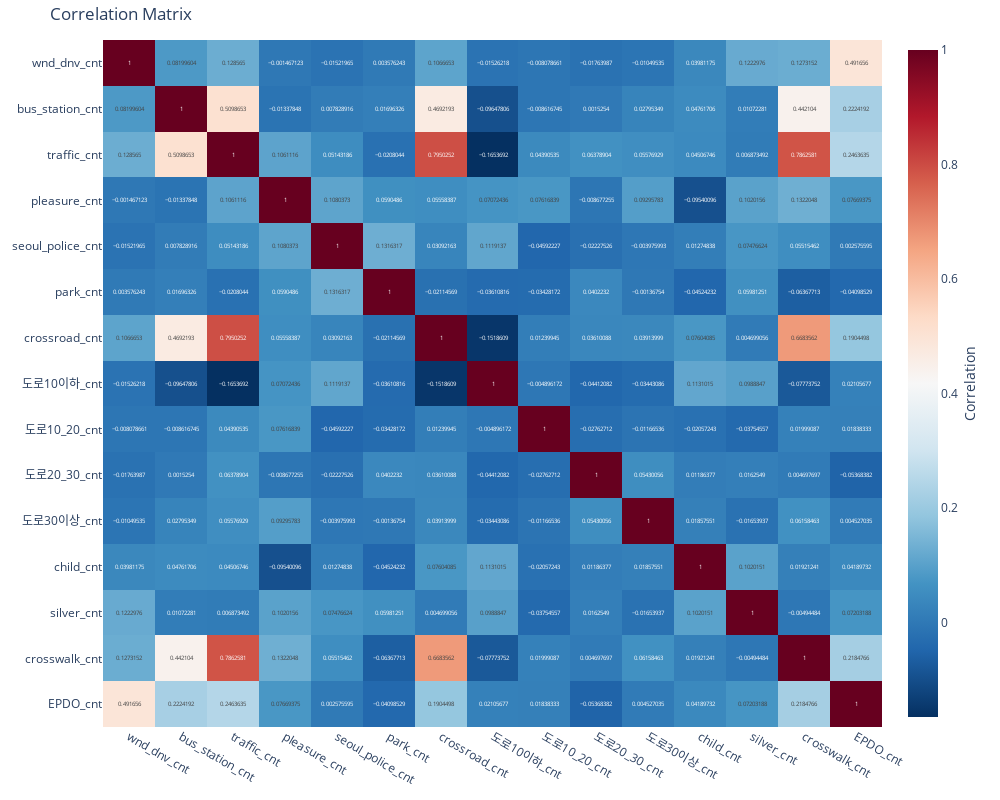

The code cell stored with this chart in its notebook:
### Markdown cell above
### 상관분석

### Code cell
import pandas as pd
import plotly.express as px
import plotly.graph_objects as go


exclude_columns = ['x', 'y', 'h3_address', 'neighbours', 'neighbours_centroids', 'dth_dnv_cnt', 'se_dnv_cnt', 'sl_dnv_cnt','caslt_cnt'] + \
                  [col for col in df.columns if '_' in col and any(char.isdigit() for char in col) and not col.endswith('_cnt')]
data = df.drop(columns=exclude_columns)


corr_matrix = data.corr()

fig = px.imshow(corr_matrix, text_auto=True, aspect="auto",
                color_continuous_scale='RdBu_r', title='Correlation Matrix')

fig.update_layout(
    autosize=False,
    width=1000,
    height=800,
    margin=dict(l=40, r=40, b=40, t=40),
    coloraxis_colorbar=dict(
        title="Correlation",
        titleside="right"
    )
)

fig.show()

### Figure 1 — Plotly figure (JSON) as saved in the notebook; plotly's stock layout.template omitted (floating-point values rounded to 4 significant figures; data arrays with more than 128 entries replaced by an {"elided": "..."} marker saying what was removed)
{"data": [{"coloraxis": "coloraxis", "hovertemplate": "x: %{x}<br>y: %{y}<br>color: %{z}<extra></extra>", "name": "0", "texttemplate": "%{z}", "type": "heatmap", "x": ["wnd_dnv_cnt", "bus_station_cnt", "traffic_cnt", "pleasure_cnt", "seoul_police_cnt", "park_cnt", "crossroad_cnt", "도로10이하_cnt", "도로10_20_cnt", "도로20_30_cnt", "도로30이상_cnt", "child_cnt", "silver_cnt", "crosswalk_cnt", "EPDO_cnt"], "xaxis": "x", "y": ["wnd_dnv_cnt", "bus_station_cnt", "traffic_cnt", "pleasure_cnt", "seoul_police_cnt", "park_cnt", "crossroad_cnt", "도로10이하_cnt", "도로10_20_cnt", "도로20_30_cnt", "도로30이상_cnt", "child_cnt", "silver_cnt", "crosswalk_cnt", "EPDO_cnt"], "yaxis": "y", "z": {"elided": "15x15 float values"}}], "layout": {"autosize": false, "coloraxis": {"colorbar": {"title": {"side": "right", "text": "Correlation"}}, "colorscale": [[0, "rgb(5,48,97)"], [0.1, "rgb(33,102,172)"], [0.2, "rgb(67,147,195)"], [0.3, "rgb(146,197,222)"], [0.4, "rgb(209,229,240)"], [0.5, "rgb(247,247,247)"], [0.6, "rgb(253,219,199)"], [0.7, "rgb(244,165,130)"], [0.8, "rgb(214,96,77)"], [0.9, "rgb(178,24,43)"], [1, "rgb(103,0,31)"]]}, "height": 800, "margin": {"b": 40, "l": 40, "r": 40, "t": 40}, "title": {"text": "Correlation Matrix"}, "width": 1000, "xaxis": {"anchor": "y", "domain": [0, 1]}, "yaxis": {"anchor": "x", "autorange": "reversed", "domain": [0, 1]}}}
